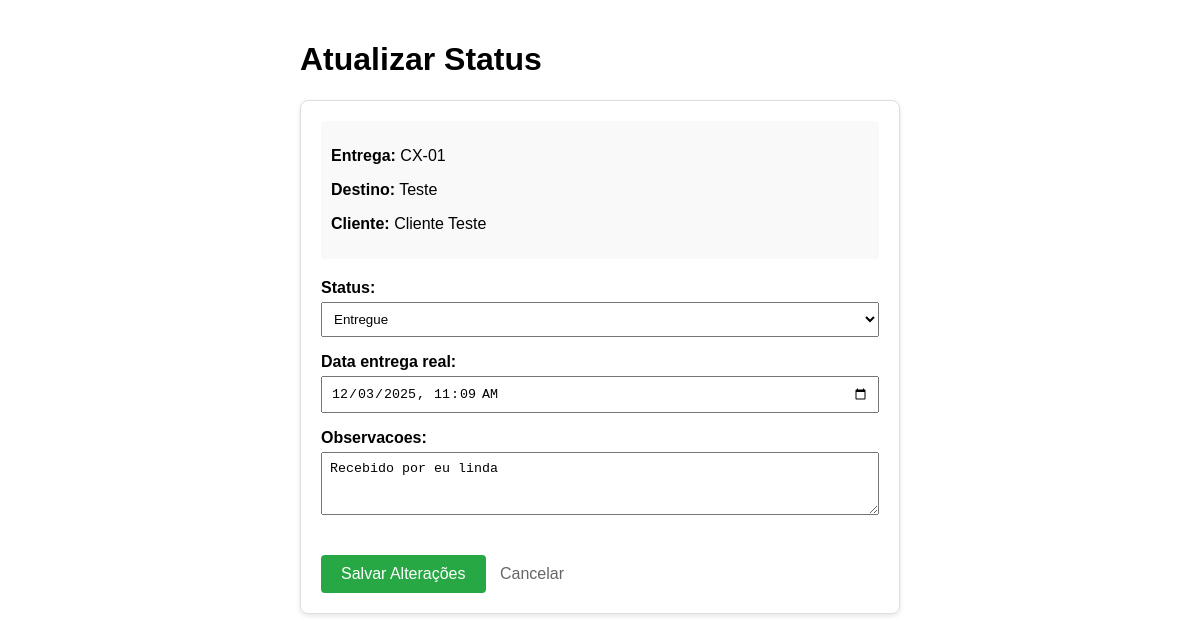
Page /entrega/editar/1/ (signed in) on the earlier database version.
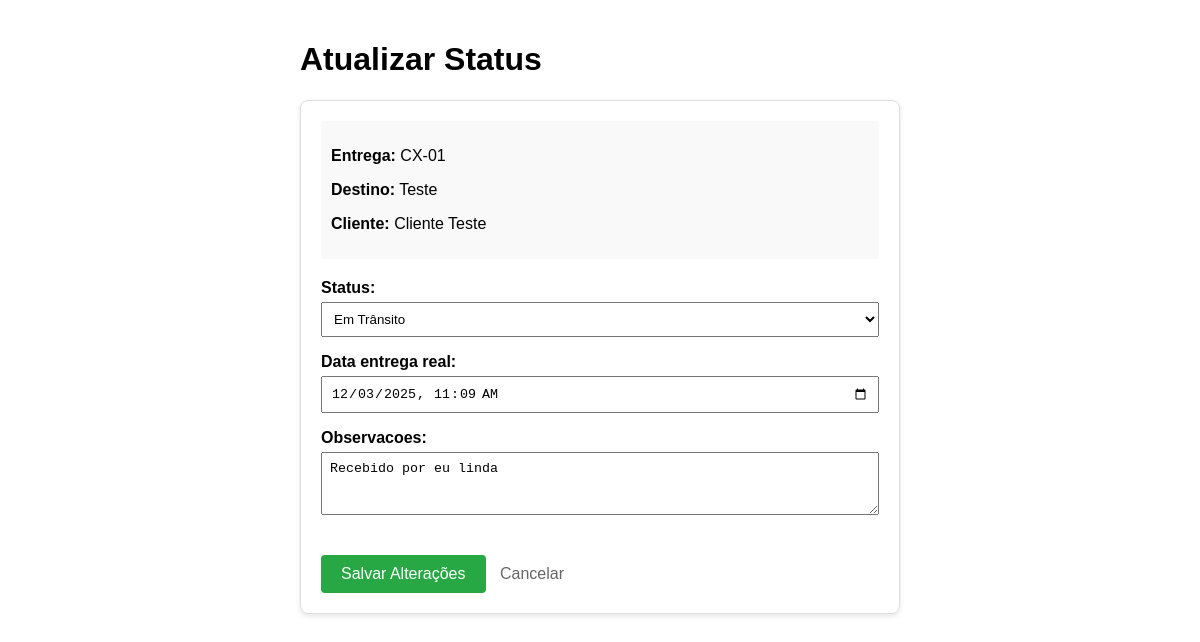
Same page on the later database version.
### core/models.py (models this page shows, shortened)
class Entrega(models.Model):
    codigo_rastreio = models.CharField(max_length=50, unique=True)
    cliente = models.ForeignKey(Cliente, on_delete=models.PROTECT, related_name='entregas') # [cite: 60]
    rota = models.ForeignKey(Rota, on_delete=models.SET_NULL, null=True, blank=True, related_name='entregas')
    endereco_origem = models.CharField(max_length=200, default="Galpão Principal")
    endereco_destino = models.CharField(max_length=200)
    status = models.CharField(max_length=20, choices=StatusEntrega.choices, default=StatusEntrega.PENDENTE)
    capacidade_necessaria = models.DecimalField(max_digits=10, decimal_places=2) # [cite: 88]
    valor_frete = models.DecimalField(max_digits=10, decimal_places=2)
    data_solicitacao = models.DateTimeField(auto_now_add=True)
    data_entrega_prevista = models.DateField()
    data_entrega_real = models.DateTimeField(null=True, blank=True)
    observacoes = models.TextField(blank=True)

class Cliente(models.Model):
    usuario = models.OneToOneField(User, on_delete=models.CASCADE, null=True, blank=True)
    nome = models.CharField(max_length=100)
    endereco = models.CharField(max_length=200)

### core/views.py (the view)
# urls.py: path('entrega/editar/<int:id>/', views.editar_entrega, name='editar_entrega'),
@login_required
def editar_entrega(request, id):
    entrega = get_object_or_404(Entrega, id=id)
    if not request.user.is_superuser:
        if not hasattr(request.user, 'motorista') or entrega.rota.motorista != request.user.motorista:
            return HttpResponseForbidden("Você não tem permissão para editar esta entrega.")
    if request.method == 'POST':
        form = EntregaForm(request.POST, instance=entrega)
        if form.is_valid():
            form.save()
            messages.success(request, "✅ Status da entrega atualizado com sucesso!")
            return redirect('home')
    else:
        form = EntregaForm(instance=entrega)
    return render(request, 'core/form_entrega.html', {'form': form, 'entrega': entrega})

### core/forms.py
class EntregaForm(forms.ModelForm):
    class Meta:
        model = Entrega
        fields = ['status', 'data_entrega_real', 'observacoes']
        widgets = {
            'data_entrega_real': forms.DateTimeInput(attrs={'type': 'datetime-local', 'class': 'form-control'}),
            'observacoes': forms.Textarea(attrs={'rows': 3, 'class': 'form-control'}),
            'status': forms.Select(attrs={'class': 'form-select'})
        }

### core/templates/core/form_entrega.html (shortened to what this page needs)
<!DOCTYPE html>
<html lang="pt-br">
<head>
</head>
<body>
    <h1>Atualizar Status</h1>
    <div class="card">
        <div class="info">
            <p><strong>Entrega:</strong> {{ entrega.codigo_rastreio }}</p>
            <p><strong>Destino:</strong> {{ entrega.endereco_destino }}</p>
            <p><strong>Cliente:</strong> {{ entrega.cliente.nome }}</p>
        </div>
        <form method="post">
            {{ form.as_p }}
            <button type="submit">Salvar Alterações</button>
            <a href="{% url 'home' %}">Cancelar</a>
        </form>
    </div>
</body>
</html>

### core/templates/core/form_entrega.html (style rules this page uses)
body { font-family: sans-serif; padding: 20px; max-width: 600px; margin: 0 auto; }
.card { border: 1px solid #ddd; padding: 20px; border-radius: 8px; box-shadow: 0 2px 5px rgba(0,0,0,0.1); }
.info { margin-bottom: 20px; background: #f9f9f9; padding: 10px; border-radius: 4px; }
label { display: block; margin-top: 10px; font-weight: bold; }
input, select, textarea { width: 100%; padding: 8px; margin-top: 5px; box-sizing: border-box; }
button { background-color: #28a745; color: white; padding: 10px 20px; border: none; border-radius: 4px; cursor: pointer; margin-top: 20px; font-size: 16px; }
a { color: #666; text-decoration: none; margin-left: 10px; }

Differences in the rows shown:
changed Entrega "CX-01": status "Entregue" → "Em Trânsito"
